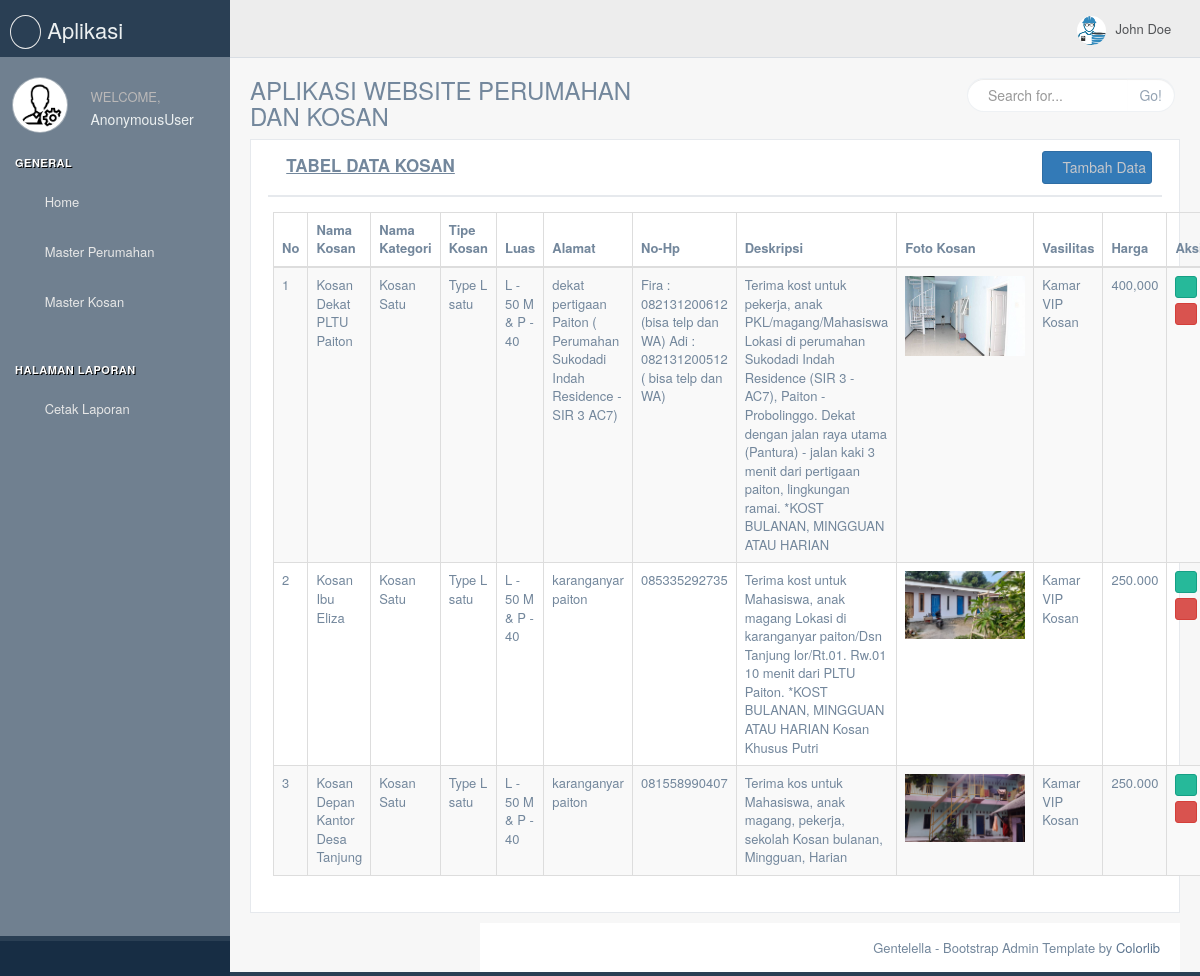
The app's page /Kosan/ with its own data.
### Aplikasi_Web_Perumahan2022/models.py (models this page shows, shortened)
class Model_kosan(models.Model):
	nama_kosan	= models.CharField(max_length = 1200)
	nama_kategori	= models.CharField(max_length = 1200)
	tipe_kosan	=models.CharField(max_length = 1200)
	luas	=models.CharField(max_length = 25)
	alamat	= models.CharField(max_length = 1200)
	nohp	= models.CharField(max_length = 1200)
	deskripsi	= models.CharField(max_length = 1200)
	foto_kosan	=models.ImageField(upload_to ='Berkas/', null=True)
	vasilitas	= models.CharField(max_length = 1200)
	harga	= models.CharField(max_length = 1200)
	published = models.DateTimeField(auto_now_add = True)
	updated = models.DateTimeField(auto_now = True)

### Aplikasi_Web_Perumahan2022/views.py (the view)
# urls.py: url(r'^Kosan/$',Data_kosan, name="Kosan"),
def Data_kosan(request):
	tampil = Model_kosan.objects.all()
	context = {
	'tampil': tampil,
	}
	return render(request, 'Master_data/data_kosan/tabel.html',  context)

### Aplikasi_Web_Perumahan2022/templates/Master_data/data_kosan/tabel.html (shortened to what this page needs)
{% include "head_atas.html" %}
            <div class="row">
              <div class="col-md-12 col-sm-12 col-xs-12">
                <div class="x_panel">
                  <div class="x_title">
                    <h2><i class="fa fa-building-o"></i><b><u>TABEL DATA KOSAN</u></b></h2>
                    <ul class="nav navbar-right panel_toolbox">
                      <li><a href="{% url 'Tambah_kosan' %}" class="btn btn-sm btn-primary"><i class="fa fa-plus"></i> Tambah Data</a>
                      </li>
                    </ul>
                    <div class="clearfix"></div>
                  </div>
                  <div class="x_content">
                    <table id="datatable-buttons" class="table table-striped table-bordered">
                      <thead>
                        <tr>
                          <th>No</th>
                          <th>Nama Kosan</th>
                          <th>Nama Kategori</th>
                          <th>Tipe Kosan</th>
                          <th>Luas</th>
                          <th>Alamat</th>
                          <th>No-Hp</th>
                          <th>Deskripsi</th>
                          <th>Foto Kosan</th>
                          <th>Vasilitas</th>
                          <th>Harga</th>
                          <th>Aksi</th>
                        </tr>
                      </thead>
                      <tbody>
                        {% for tampil in tampil %}
                        <tr>
                          <td>{{forloop.counter}}</td>
                          <td>{{tampil.nama_kosan}}</td>
                          <td>{{tampil.nama_kategori}}</td>
                          <td>{{tampil.tipe_kosan}}</td>
                          <td>{{tampil.luas}}</td>
                          <td>{{tampil.alamat}}</td>
                          <td>{{tampil.nohp}}</td>
                          <td>{{tampil.deskripsi}}</td>
                          <td><img src="{{tampil.foto_kosan.url}}" style="width:120px"></td>
                          <td>{{tampil.vasilitas}}</td>
                          <td>{{tampil.harga}}</td>
                          <td>
<a href="{% url 'edit_kosan' tampil.id %}" class="btn btn-xs btn-success" title="Edit" onclick="return confirm('Apakah Anda Yakin Ingin Mengedit Data')">
      <i class="ace-icon fa fa-pencil bigger-130"></i>
      </a>
<a href="{% url 'hapus_kosan' tampil.id %}" class="btn btn-xs btn-danger" title="Hapus" onclick="return confirm('Apakah Anda Yakin Ingin Menghapus Data')">
      <i class="ace-icon fa fa-trash-o bigger-130"></i>
      </a>
  </td>
                        </tr>
                        {% endfor %}
                      </tbody>
                    </table>
                  </div>
                </div>
              </div>
        </div>
{% include "head_bawah.html" %}

### records on screen
Model_kosan: nama_kosan "Kosan Dekat PLTU Paiton", nama_kategori "Kosan Satu", tipe_kosan "Type L satu", luas "L - 50 M & P - 40", alamat "dekat pertigaan Paiton ( Perumahan Sukodadi Indah Residence - SIR 3 AC7)", nohp "Fira : 082131200612 (bisa telp dan WA) Adi : 082131200512 ( bisa telp dan WA)", deskripsi "Terima kost untuk pekerja, anak PKL/magang/Mahasiswa Lokasi di perumahan Sukodadi Indah Residence (SIR 3 - AC7), Paiton - Probolinggo. Dekat dengan jalan raya utama (Pantura) - jalan kaki 3 menit dari pertigaan paiton, lingkungan ramai. *KOST BULANAN, MINGGUAN ATAU HARIAN", foto_kosan (picture), vasilitas "Kamar VIP Kosan", harga "400,000"
Model_kosan: nama_kosan "Kosan Ibu Eliza", nama_kategori "Kosan Satu", tipe_kosan "Type L satu", luas "L - 50 M & P - 40", alamat "karanganyar paiton", nohp "085335292735", deskripsi "Terima kost untuk Mahasiswa, anak magang Lokasi di karanganyar paiton/Dsn Tanjung lor/Rt.01. Rw.01 10 menit dari PLTU Paiton. *KOST BULANAN, MINGGUAN ATAU HARIAN Kosan Khusus Putri", foto_kosan (picture), vasilitas "Kamar VIP Kosan", harga "250.000"
Model_kosan: nama_kosan "Kosan Depan Kantor Desa Tanjung", nama_kategori "Kosan Satu", tipe_kosan "Type L satu", luas "L - 50 M & P - 40", alamat "karanganyar paiton", nohp "081558990407", deskripsi "Terima kos untuk Mahasiswa, anak magang, pekerja, sekolah Kosan bulanan, Mingguan, Harian", foto_kosan (picture), vasilitas "Kamar VIP Kosan", harga "250.000"

### other values on screen
{{ user }} "AnonymousUser"
